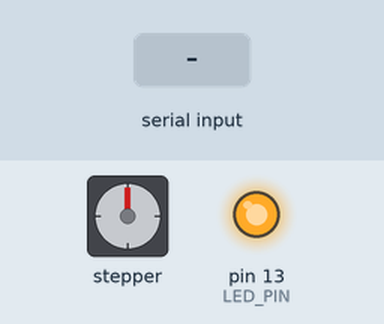
Simulated run of this sketch. Board: Arduino Uno, built with avr-gcc and run on an emulated ATmega328P. On the bench: stepper motor, output pins drawn as LEDs (lit = HIGH). Wiring (inferred from the names in the program): stepper motor driver (200 steps per turn assumed): step pin 3; direction pin 4. The inputs (shaded band) are chosen by the test bench. Pins used as bus, display or sensor lines are not drawn.

Above: at 0.9 s.
1.0 s: "<forward,1>" received over Serial
At 2.2 s:
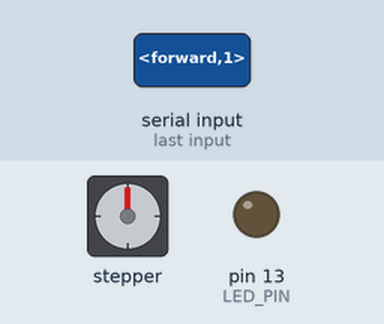
2.5 s: "<forward,150>" received over Serial
At 2.72 s:
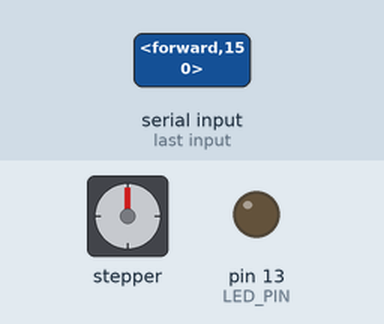
5.5 s: "<backward,1>" received over Serial
8.5 s: "<backward,150>" received over Serial
11.5 s: "<forward>" received over Serial
14.5 s: byte 105 ('i') received over Serial
Timing chart, 0 to 65.0 s (numbered marks = the images above; inputs shaded):
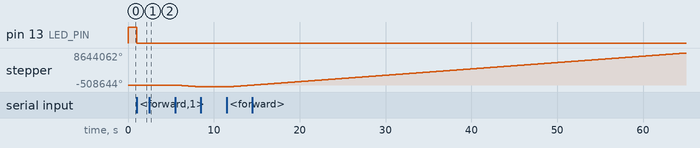

The sketch:

stepper_serial.ino
```cpp
#define STEP_PIN 3
#define DIR_PIN 4
#define LED_PIN 13
#define BAUD_RATE 9600

int stepper_speed = 600;

const byte numChars = 32;
char receivedChars[numChars];
char tempChars[numChars];        // temporary array for use when parsing
char receivedMsg[numChars] = {0};
String command = "";
boolean newData = false;


void setup() {
    // put your setup code here, to run once:
    pinMode(LED_PIN, OUTPUT);
    pinMode(STEP_PIN, OUTPUT);
    pinMode(DIR_PIN, OUTPUT);
    brake();
    Serial.begin(BAUD_RATE);
    while (!Serial) {}; // hangs until serial port is properly opened

    digitalWrite(LED_PIN, HIGH);
    while (! establish_connection()) {}
    digitalWrite(LED_PIN, LOW);
}

void loop()
{
    recvWithStartEndMarkers();
    if (newData == true) {
        strcpy(tempChars, receivedChars);
            // this temporary copy is necessary to protect the original data
            //   because strtok() used in parseData() replaces the commas with \0
        parseData();
        command = String(receivedMsg);
        newData = false;
    }

    if (command == "forward")
    {
        go_forward(stepper_speed);
    }
    else if (command == "backward")
    {
        go_backward(stepper_speed);
    }
    else
    {
        brake();
    }
}

void go_forward(int SPEED){
    digitalWrite(DIR_PIN,HIGH);
  for(int x = 0; x < 200; x++) {
    digitalWrite(STEP_PIN,HIGH);
    delayMicroseconds(SPEED);
    digitalWrite(STEP_PIN,LOW);
    delayMicroseconds(SPEED);
  }
}
void go_backward(int SPEED){
    digitalWrite(DIR_PIN,LOW);
  for(int x = 0; x < 200; x++) {
    digitalWrite(STEP_PIN,HIGH);
    delayMicroseconds(SPEED);
    digitalWrite(STEP_PIN,LOW);
    delayMicroseconds(SPEED);
  }
}
void brake(){
    digitalWrite(STEP_PIN, LOW);
    digitalWrite(DIR_PIN, LOW);
}

boolean establish_connection(){
    while (!(Serial.available() > 0)) {} // hangs until a msg is received
    char rcv = Serial.read();
    if (rcv == 'i') {
        Serial.println("stepper");
    }

    int start = millis();
    while (!(Serial.available() > 0)) {
        if (millis()-start > 1000) {
            return false;
        }
    }
    rcv = Serial.read();
    if (rcv == 'd') {
        // Pi has acknowledged this arduino
        return true;
    }
    else {
        return false;
    }
}

void recvWithStartEndMarkers() {
    static boolean recvInProgress = false;
    static byte ndx = 0;
    char startMarker = '<';
    char endMarker = '>';
    char rc;

    while (Serial.available() > 0 && newData == false) {
        rc = Serial.read();

        if (recvInProgress == true) {
            if (rc != endMarker) {
                receivedChars[ndx] = rc;
                ndx++;
                if (ndx >= numChars) {
                    ndx = numChars - 1;
                }
            }
            else {
                receivedChars[ndx] = '\0'; // terminate the string
                recvInProgress = false;
                ndx = 0;
                newData = true;
            }
        }
        else if (rc == startMarker) {
            recvInProgress = true;
        }
    }
}

void parseData() {      // split the data into its parts

    char * strtokIndx; // this is used by strtok() as an index

    strtokIndx = strtok(tempChars,",");      // get the first part - the string
    strcpy(receivedMsg, strtokIndx); // copy it to messageFromPC

    strtokIndx = strtok(NULL, ","); // this continues where the previous call left off
    stepper_speed = atoi(strtokIndx);     // convert this part to an integer
}
```

Measured:
- after the input at 1.0 s, pin 13 (LED_PIN): HIGH → LOW at once
- after the input at 2.5 s, stepper: keeps turning clockwise at about 5835°/s, starting at once
